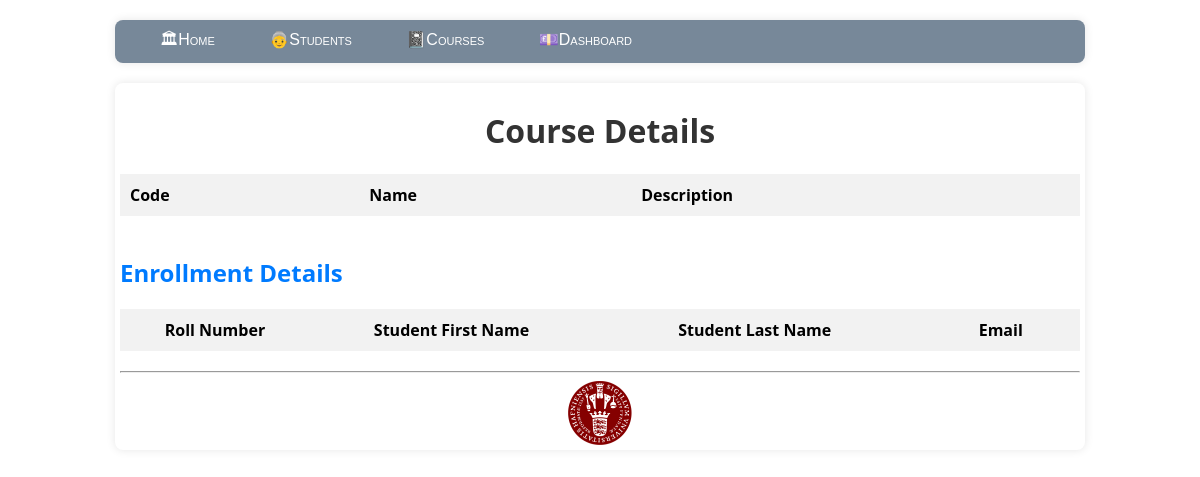
The app's page /course/2, older data.
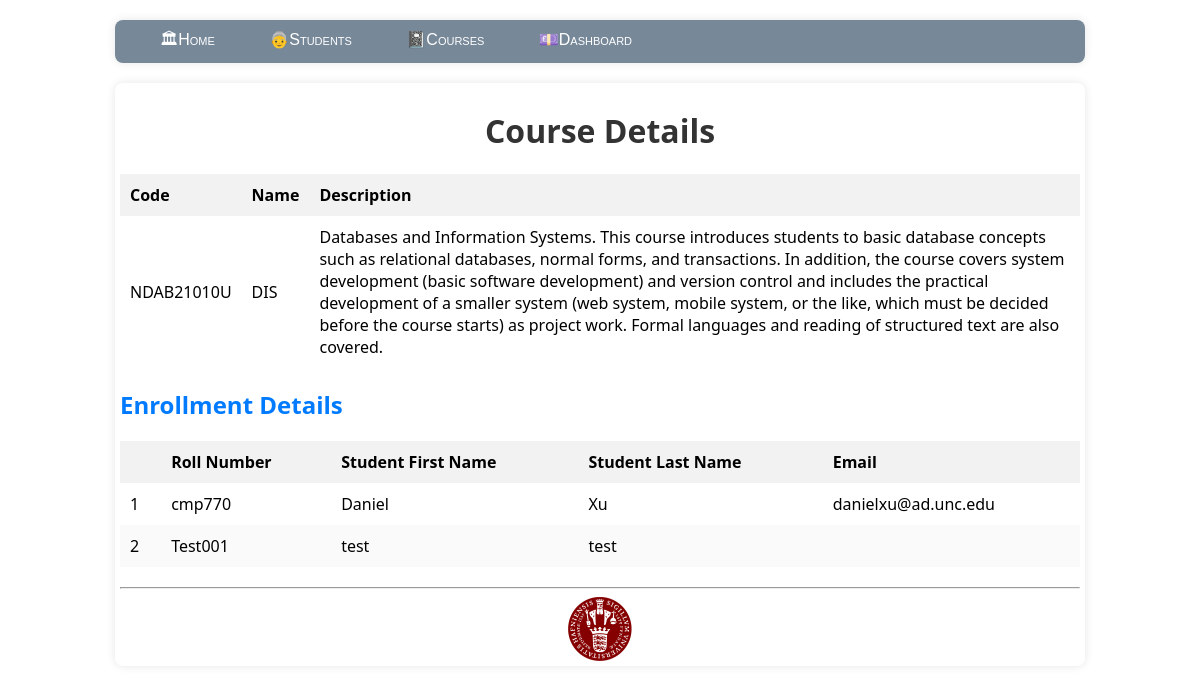
The same page, newer data.
### model.py (models this page shows)
class Course(db.Model):
    __tablename__='course'
    course_id=db.Column(db.Integer,primary_key=True,autoincrement=True)
    course_code=db.Column(db.String,unique=True,nullable=False)
    course_name=db.Column(db.String,nullable=False)
    course_description=db.Column(db.String)

class Student(db.Model):
    __tablename__='student'
    student_id=db.Column(db.Integer,primary_key=True,autoincrement=True)
    roll_number=db.Column(db.String,unique=True,nullable=False)
    email=db.Column(db.String)
    first_name=db.Column(db.String,nullable=False)
    last_name=db.Column(db.String, nullable=False)
    courses=db.relationship('Course',backref='student',secondary='enrollments')

### app.py (the view)
@app.route('/course/<int:course_id>', methods=['GET'])
def course_details(course_id):
    course = Course.query.get(course_id)
    enrollments = Enrollments.query.filter_by(ecourse_id=course_id).all()
    students = []
    for enrollment in enrollments:
        student = Student.query.get(enrollment.estudent_id)
        if student:
            students.append(student)
    return render_template('course_details.html', course=course, students=students)

### templates/course_details.html (shortened to what this page needs)
{% extends "layout.html" %}
{% block content %}
<h1>Course Details</h1>
<table id="course-detail">
    <thead>
        <tr>
            <th>Code</th>
            <th>Name</th>
            <th>Description</th>
        </tr>
    </thead>
    <tbody>
        <tr>
            <td>{{ course.course_code }}</td>
            <td>{{ course.course_name }}</td>
            <td>{{ course.course_description }}</td>
        </tr>
    </tbody>
</table>
<h2>Enrollment Details</h2>
<table id="course-table">
    <thead>
        <tr>
            <th></th>
            <th>Roll Number</th>
            <th>Student First Name</th>
            <th>Student Last Name</th>
            <th>Email</th>
        </tr>
    </thead>
    <tbody>
        {% for student in students %}
        <tr>
            <td>{{ loop.index }}</td>
            <td>{{ student.roll_number }}</td>
            <td>{{ student.first_name }}</td>
            <td>{{ student.last_name }}</td>
            <td>{{ student.email }}</td>
        </tr>
        {% endfor %}
    </tbody>
</table>
{% endblock %}

Row changes from the older to the newer data that the page shows:
added Course: course_code "NDAB21010U", course_name "DIS", course_description "Databases and Information Systems. This course introduces students to basic database concepts such as relational databases, normal forms, and transactions. In addition, the course covers system development (basic software development) and version control and includes the practical development of a smaller system (web system, mobile system, or the like, which must be decided before the course starts) as project work. Formal languages and reading of structured text are also covered."
added Student: roll_number "cmp770", first_name "Daniel", last_name "Xu", email "danielxu@ad.unc.edu"
added Student: roll_number "Test001", first_name "test", last_name "test"
